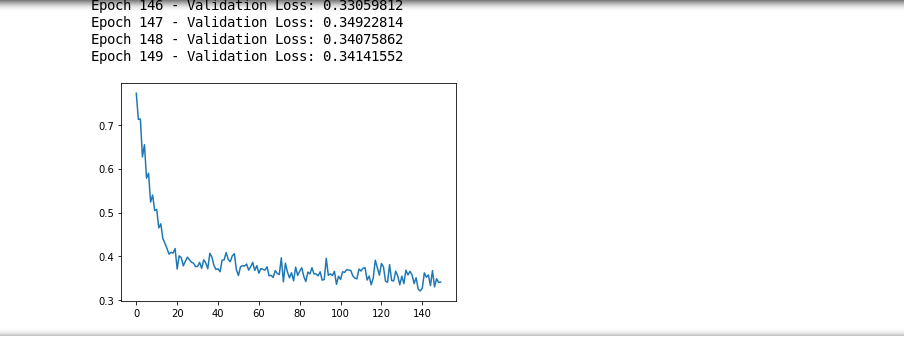
#> input picture test.png, 904 x 337 px
$ python imgtobytes.py
#> lines starting #> are read from the running program, lines starting #| are printed output that depends on the picture
from PIL import Image
import io

im = Image.open('test.png')
#> im is the input picture: PIL image 904x337 RGBA; mean R, G, B, A 247.9, 248.4, 248.7, 255
im_resize = im.resize((500, 500))
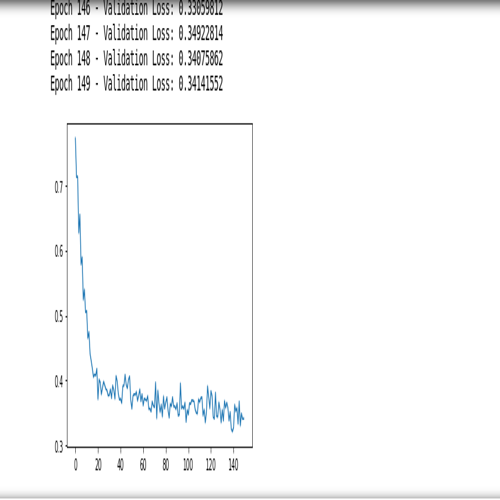
#> im_resize: PIL image 500x500 RGBA; mean R, G, B, A 247.8, 248.2, 248.6, 255
buf = io.BytesIO()
im.save(buf, format='PNG')
byte_im = buf.getvalue()
print(len(byte_im))


from PIL import Image
import io
print(len(byte_im))
stream = io.BytesIO(byte_im)
img = Image.open(stream)
img.save("a_test.png")
